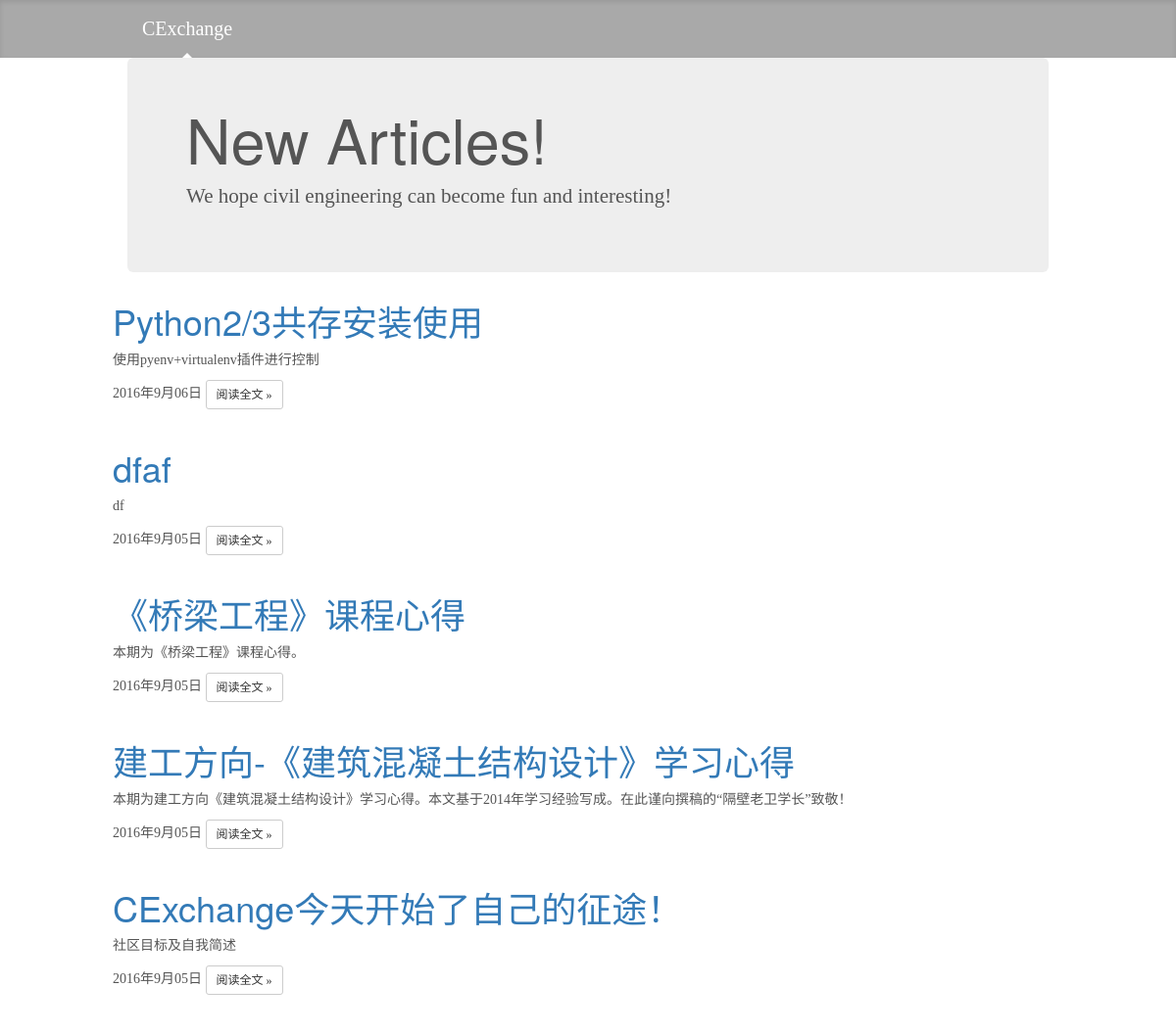
The page /index on the database as committed earlier.
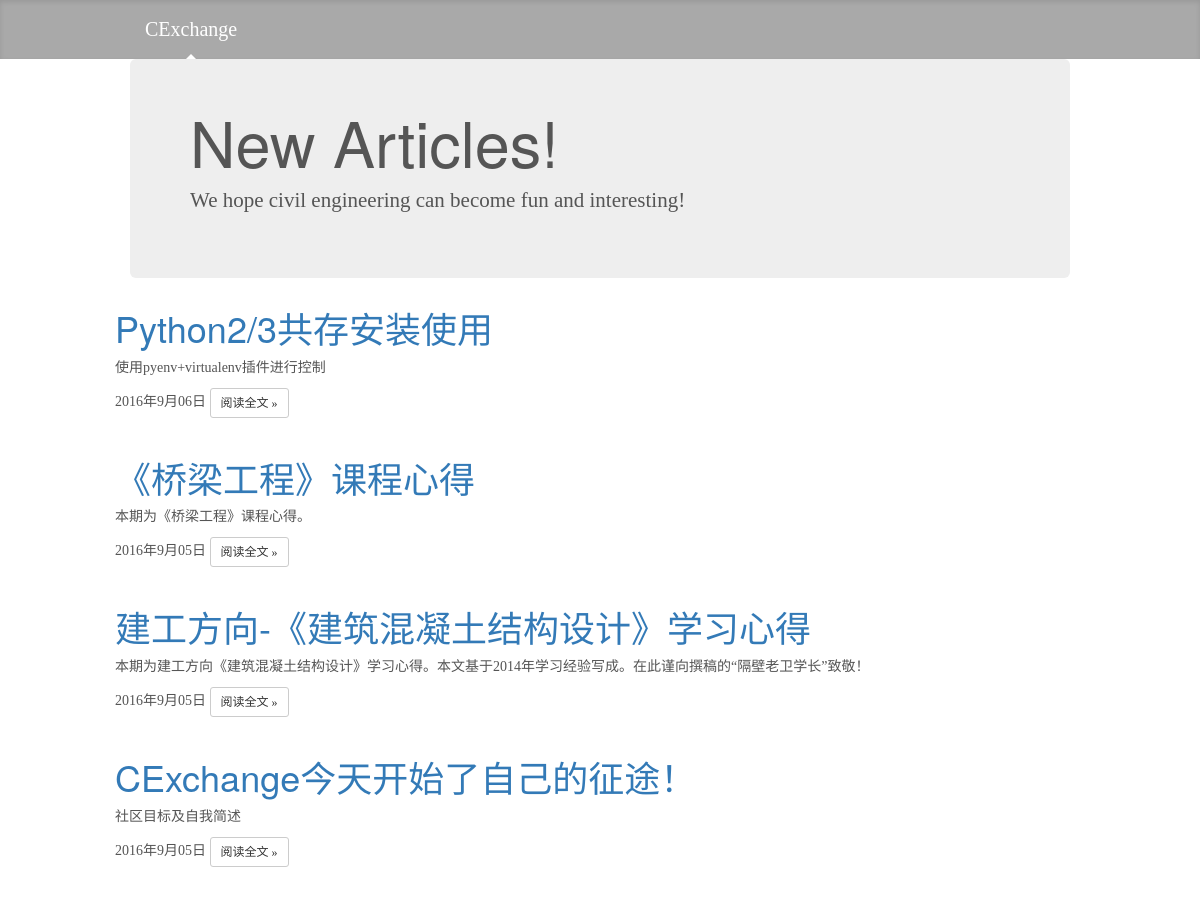
The same page on the database as committed later.
### Blog/models.py (models this page shows, shortened)
class Article(models.Model):
    STATUS_CHOICE = (
        ('d', 'Draft'),
        ('p', 'Published'),
    )
    title = models.CharField('标题', max_length=70)
    abstract = models.CharField('摘要', max_length=150, blank=False, null=False, help_text="必选,请勿空白")
    body = models.TextField('正文')
    title_pic = models.ImageField('题图', upload_to='pic_folder/', blank=True, null=True)
    author = models.ForeignKey('Author', verbose_name='作者', null=False)
    create_time = models.DateTimeField('创建时间', auto_now_add=True)
    last_modified_time = models.DateTimeField('创建时间', auto_now_add=True)
    views = models.PositiveIntegerField('浏览量', default=0)
    thumbs = models.PositiveIntegerField('点赞量', default=0)
    category = models.ForeignKey('Category', verbose_name='分类', null=True, on_delete=models.SET_NULL)
    class Meta:
        ordering = ['-last_modified_time']

### Blog/views.py (the view)
# urls.py: url(r'^index$', views.IndexView.as_view(), name='index'),
class IndexView(ListView):
    template_name = 'Blog/index.html'
    context_object_name = 'article_list'
    def get_queryset(self):
        article_list = Article.objects.all()
        for article in article_list:
            article.body = markdown2.markdown(article.body, extras=['fenced-code-blocks'],)
        return article_list

### templates/Blog/index.html (shortened to what this page needs)
{% extends 'base.html' %}
{% block content %}
   <div class="container">
      <div class="jumbotron">
        <h1>New Articles!</h1>
        <p class="lead">We hope civil engineering can become fun and interesting!</p>
      </div>
      <div class="row">
          {% for article in article_list %}
              <div class="post">
                    <div class="post-hd">
                        <h1 class="title"><a href="{% url 'blog:detail' article.pk %}">{{ article.title }}</a></h1>
                    </div>
                    <div class="post-bd">
                        <p>{{ article.abstract }}</p>
                    </div>
                    <div class="post-ft">
                        <span class="date">{{ article.last_modified_time|date:"Y年n月d日" }}</span>
                        <a class="btn btn-default btn-sm" href="{% url 'blog:detail' article.id %}" role="button">阅读全文 &raquo;</a>
                    </div>
            </div>
            <br> <br />
        {% endfor %}
    </div>
   </div>
{% endblock %}

Rows that differ between the two databases and show on the page:
removed Article: title "dfaf", abstract "df", last_modified_time "2016年9月05日"
